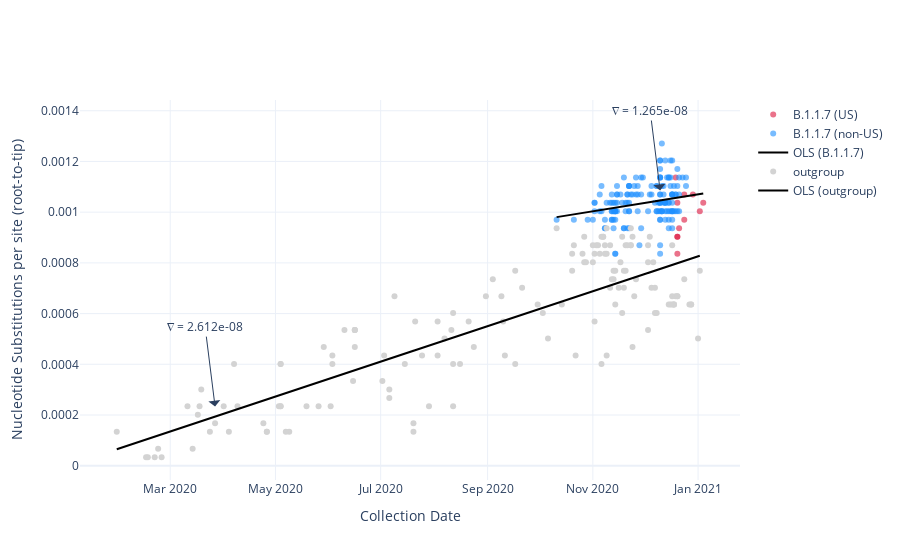

The code cell stored with this chart in its notebook:
### Code cell
def b117_distance(gisaid_data, b117_meta, sample_sz=250):
    nabla_symbol = u"\u2207"
    croft_meta = pd.read_csv(b117_meta, sep='\t')
    croft_meta = croft_meta[croft_meta['Country']!='USA'].copy()
    # extract B117 samples from Emma Croft's build
    b117_meta = croft_meta[croft_meta['Pangolin Lineage']=='B.1.1.7'].sample(sample_sz)
    # extract outgroup samples from Emma Croft's build
    outgrp_meta = croft_meta[croft_meta['Pangolin Lineage']!='B.1.1.7'].sample(sample_sz)
    # extract B117 US samples from GISAID
    us_b117 = gisaid_data[(gisaid_data['country']=='United States of America')
                      & (gisaid_data['pangolin_lineage']=='B.1.1.7')].copy()
    # consolidate data and analyze
    b117_data = gisaid_data[(gisaid_data['strain'].isin(b117_meta['Strain'].unique()))
                       |(gisaid_data['strain'].isin(outgrp_meta['Strain'].unique()))
                       |(gisaid_data['strain'].isin(us_b117['strain'].unique()))].copy()
    b117_data.drop_duplicates(subset=['strain', 'pos', 'alt_codon'], inplace=True)
#     b117_data = b117_data[b117_data['gene']=='S']
    dists_df = (b117_data.groupby(['strain', 'date'])
                .agg(num_nt_subs=('strain', 'count'))
                .reset_index())
    dists_df['num_nt_subs'] = dists_df['num_nt_subs'] / 29903
    dists_df = dists_df[~dists_df['date'].isna()]           
    dists_df.loc[:, 'group'] = 'outgroup'
    dists_df.loc[dists_df['strain'].isin(b117_meta['Strain'].unique()), 'group'] = 'B.1.1.7 (non-US)'
    dists_df.loc[dists_df['strain'].isin(us_b117['strain'].unique()), 'group'] = 'B.1.1.7 (US)'
    dists_df.loc[:, 'date'] = pd.to_datetime(dists_df['date'], errors='coerce')
    dists_df.loc[:, 'month'] = dists_df['date'].dt.month
    dists_df.loc[:, 'doy'] = dists_df['date'].dt.dayofyear
    dists_df.loc[:, 'time'] = dists_df['date'].astype(int)/1e12
    dists_df = dists_df.loc[~dists_df['doy'].isna()].copy()
    b117_model = ols('num_nt_subs ~ time', data=dists_df[dists_df['group']!='outgroup']).fit()
    b117_preds = dists_df[dists_df['group']!='outgroup'].copy()
    b117_preds.loc[:, 'predictions'] = b117_model.predict(b117_preds['time'])
    b117_n = int(b117_preds.shape[0] / 2)
    outgrp_model = ols('num_nt_subs ~ time', 
                       data=dists_df[dists_df['group']=='outgroup']).fit()
    outgrp_preds = dists_df[dists_df['group']=='outgroup'].copy()
    outgrp_preds.loc[:, 'predictions'] = outgrp_model.predict(outgrp_preds['time'])
    outgrp_n = int(outgrp_preds.shape[0] / 2)
    fig = go.Figure(
        data=go.Scatter(y=dists_df[dists_df['group']=='B.1.1.7 (US)']['num_nt_subs'], 
                                    x=dists_df[dists_df['group']=='B.1.1.7 (US)']['date'],
                                    name='B.1.1.7 (US)', mode='markers',
                                    text=dists_df[dists_df['group']=='B.1.1.7 (US)']['strain'],
                                    hovertemplate =
                                    'Sample: %{text}',
                                    marker_color='rgba(220,20,60,.6)'))
    fig.add_trace(
        go.Scatter(y=dists_df[dists_df['group']=='B.1.1.7 (non-US)']['num_nt_subs'], 
                   x=dists_df[dists_df['group']=='B.1.1.7 (non-US)']['date'],
                   mode='markers', marker_color='rgba(30,144,255,.6)', 
                   name='B.1.1.7 (non-US)'
                 ))
    fig.add_trace(go.Scatter(y=b117_preds['predictions'], 
                             x=b117_preds['date'], name='OLS (B.1.1.7)', 
                             mode='lines', line_color='rgba(0,0,0,1.)'))
    fig.add_annotation(x=b117_preds.iloc[b117_n]['date'], 
                       y=b117_preds.iloc[b117_n]['predictions'],
            text=f"{nabla_symbol} = {b117_model.params['time']:.3e}",
            showarrow=True,
            arrowhead=1, yshift=10, arrowsize=2, ay=-80)
    fig.add_trace(
        go.Scatter(y=dists_df[dists_df['group']=='outgroup']['num_nt_subs'], 
                   x=dists_df[dists_df['group']=='outgroup']['date'],
                   mode='markers', marker_color='rgb(211,211,211, .6)', 
                   name='outgroup'
                 ))
    fig.add_trace(go.Scatter(y=outgrp_preds['predictions'], 
                             x=outgrp_preds['date'], name='OLS (outgroup)', 
                             mode='lines', line_color='rgba(0,0,0,1.)'))
    fig.add_annotation(x=outgrp_preds.iloc[outgrp_n]['date'], 
                       y=outgrp_preds.iloc[outgrp_n]['predictions'],
            text=f"{nabla_symbol} = {outgrp_model.params['time']:.3e}",
            showarrow=True,
            arrowhead=1, yshift=10, arrowsize=2, ay=-80)
    fig.update_layout(yaxis_title='Nucleotide Substitutions per site (root-to-tip)',
                      xaxis_title='Collection Date',
                      template='plotly_white', autosize=True)#, height=850,
    return fig

fig, _, m = b117_distance(gisaid, input_params['b117_meta'], sample_sz=150)
fig.show()

### Figure 1 — Plotly figure (JSON) as saved in the notebook; plotly's stock layout.template omitted (floating-point values rounded to 4 significant figures; data arrays with more than 128 entries replaced by an {"elided": "..."} marker saying what was removed)
{"data": [{"hovertemplate": "Sample: %{text}", "marker": {"color": "rgba(220,20,60,.6)"}, "mode": "markers", "name": "B.1.1.7 (US)", "text": ["USA/CA-CDC-STM-P017/2020", "USA/CA-CDC-STM-P019/2020", "USA/CA-CDC-STM-P025/2020", "USA/CA-CDPH-UC301/2020", "USA/CA-CDPH-UC302/2020", "USA/CA-SEARCH-5574/2020", "USA/CO-CDPHE-2100156850/2020", "USA/CT-Yale-S018/2021", "USA/CT-Yale-S019/2021", "USA/FL-CDC-STM-P012/2020", "USA/NY-Wadsworth-291673-01/2020"], "type": "scatter", "x": ["2020-12-20T00:00:00", "2020-12-21T00:00:00", "2020-12-20T00:00:00", "2020-12-20T00:00:00", "2020-12-20T00:00:00", "2020-12-29T00:00:00", "2020-12-24T00:00:00", "2021-01-02T00:00:00", "2021-01-04T00:00:00", "2020-12-19T00:00:00", "2020-12-24T00:00:00"], "y": [0.0009029, 0.0009364, 0.0009029, 0.001037, 0.000836, 0.00107, 0.00107, 0.001003, 0.001037, 0.001137, 0.0009698]}, {"marker": {"color": "rgba(30,144,255,.6)"}, "mode": "markers", "name": "B.1.1.7 (non-US)", "type": "scatter", "x": {"elided": "150 str values"}, "y": {"elided": "150 float values"}}, {"line": {"color": "rgba(0,0,0,1.)"}, "mode": "lines", "name": "OLS (B.1.1.7)", "type": "scatter", "x": {"elided": "161 str values"}, "y": {"elided": "161 float values"}}, {"marker": {"color": "rgb(211,211,211, .6)"}, "mode": "markers", "name": "outgroup", "type": "scatter", "x": {"elided": "146 str values"}, "y": {"elided": "146 float values"}}, {"line": {"color": "rgba(0,0,0,1.)"}, "mode": "lines", "name": "OLS (outgroup)", "type": "scatter", "x": {"elided": "146 str values"}, "y": {"elided": "146 float values"}}], "layout": {"annotations": [{"arrowhead": 1, "arrowsize": 2, "ay": -80, "showarrow": true, "text": "∇ = 1.265e-08", "x": "2020-12-10T00:00:00", "y": 0.001046, "yshift": 10}, {"arrowhead": 1, "arrowsize": 2, "ay": -80, "showarrow": true, "text": "∇ = 2.612e-08", "x": "2020-03-27T00:00:00", "y": 0.0001937, "yshift": 10}], "autosize": true, "xaxis": {"title": {"text": "Collection Date"}}, "yaxis": {"title": {"text": "Nucleotide Substitutions per site (root-to-tip)"}}}}
